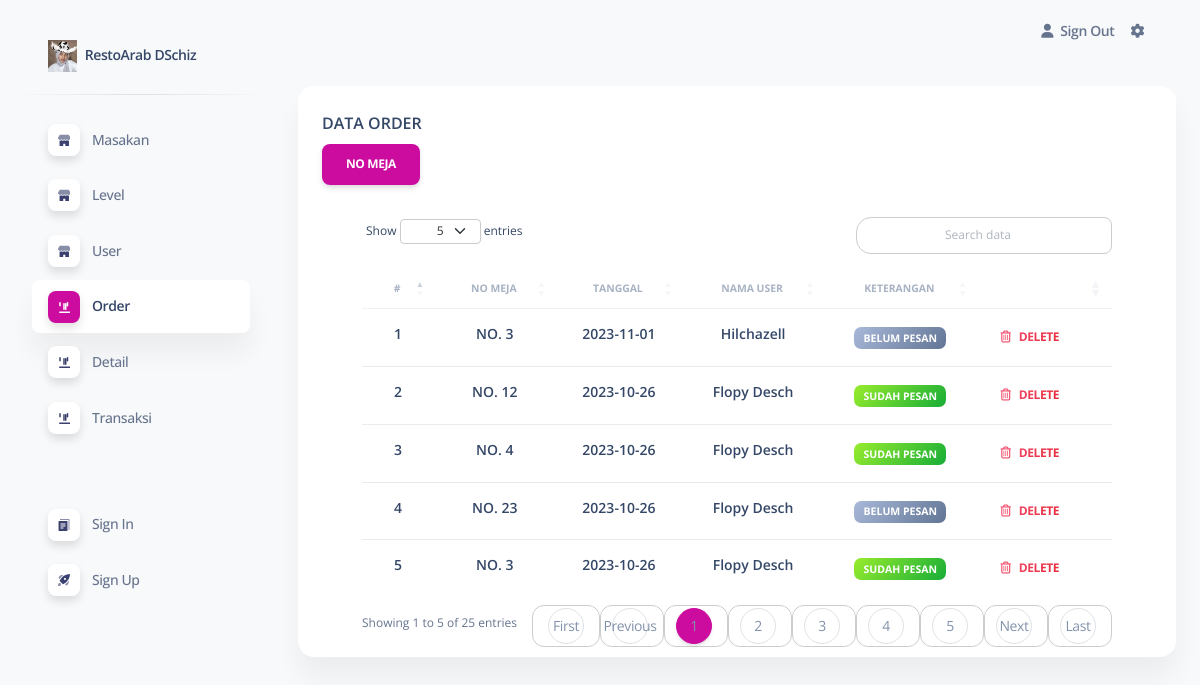
The app's page /pages/index.php?page=order (signed in) with its own data.
### tables this page shows
CREATE TABLE `order` (
  `id_order` int(11) NOT NULL,
  `no_meja` int(11) NOT NULL,
  `tanggal` date NOT NULL,
  `id_user` int(11) DEFAULT NULL,
  `keterangan` text DEFAULT NULL
);

CREATE TABLE `user` (
  `id_user` int(11) NOT NULL,
  `username` varchar(50) NOT NULL,
  `password` varchar(255) NOT NULL,
  `nama_user` varchar(100) NOT NULL,
  `id_level` int(11) DEFAULT NULL
);

### pages/order/data_order.php (the view, shortened to what this page needs)
<?php
include "../conf/conn.php";
$no = 0;
$query = mysqli_query($koneksi, "SELECT `order`.*, user.nama_user FROM `order`
INNER JOIN user ON `order`.id_user = user.id_user
ORDER BY `order`.id_order DESC")
  or die(mysqli_error($koneksi)); ?>
<head>
</head>
<div class="container-fluid py-4">
  <div class="row">
    <div class="col-12">
      <div class="card mb-4">
        <div class="card-header pb-0">
          <h6>DATA ORDER</h6>
          <button class="btn btn-primary" data-bs-toggle="modal" data-bs-target="#tambahModal">NO Meja</button>
        </div>
        <div class="card-body px-6 pt-0 pb-2">
          <div class="table-responsive p-0"><?php
                                            if ($_SESSION["nama_level"] == 'Administrator' || $_SESSION["nama_level"] == 'Waiter') { ?>
              <table class="table align-items-center mb-0 custom-table" id="level">
                <thead>
                  <tr>
                    <th class="text-center text-uppercase text-secondary text-xxs font-weight-bolder opacity-7">#</th>
                    <th class="text-center text-uppercase text-secondary text-xxs font-weight-bolder opacity-7">NO MEJA</th>
                    <th class="text-center text-uppercase text-secondary text-xxs font-weight-bolder opacity-7">TANGGAL</th>
                    <th class="text-center text-uppercase text-secondary text-xxs font-weight-bolder opacity-7">NAMA USER</th>
                    <th class="text-center text-uppercase text-secondary text-xxs font-weight-bolder opacity-7">KETERANGAN</th>
                    <th class="text-secondary opacity-7"></th>
                  </tr>
                </thead>
                <tbody>
                  <?php
                                              while ($row = mysqli_fetch_array($query)) {
                  ?>
                    <tr>
                      <td>
                        <h6 class="align-middle text-center text-sm"><?php echo $no = $no + 1; ?></h6>
                      </td>
                      <td>
                        <h6 class="align-middle text-center text-sm">NO. <?php echo $row['no_meja']; ?></h6>
                      </td>
                      <td>
                        <h6 class="align-middle text-center text-sm"><?php echo $row['tanggal']; ?></h6>
                      </td>
                      <td>
                        <h6 class="align-middle text-center text-sm"><?php echo $row['nama_user']; ?></h6>
                      </td>
                      <td class="align-middle text-center text-sm">
                        <?php
                                                if ($row['keterangan'] == 'belum pesan') {
                                                  echo '<span class="badge badge-sm bg-gradient-secondary">Belum pesan</span>';
                                                } elseif ($row['keterangan'] == 'sudah pesan') {
                                                  echo '<span class="badge badge-sm bg-gradient-success">Sudah Pesan</span>';
                                                }
                        ?>
                      </td>
                      <td class="align-middle">
                        <a class="btn btn-link text-danger text-gradient px-3 mb-0" href="order/hapus.php?id=<?php echo $row['id_order']; ?>"><i class="far fa-trash-alt me-2"></i>Delete</a>
                      </td>
          </div>
        </div>
      </div>
    </div>
    </tr>
<?php
                                              }
                                            }
?>

### pages/index.php (shortened to what this page needs)
<?php
$current_page = isset($_GET['page']) ? $_GET['page'] : 'beranda';
if (isset($_SESSION['id_user'])) {
?>
    <!DOCTYPE html>
    <html lang="en">
    <head>
        <link href="../assets/css/nucleo-icons.css" rel="stylesheet" />
        <link href="../assets/css/nucleo-svg.css" rel="stylesheet" />
        <link href="../assets/css/nucleo-svg.css" rel="stylesheet" />
        <link id="pagestyle" href="../assets/css/soft-ui-dashboard.css?v=1.0.7" rel="stylesheet" />
        <link rel="stylesheet" href="https://cdn.datatables.net/1.11.5/css/dataTables.bootstrap5.min.css">
    </head>
    <body class="g-sidenav-show  bg-gray-100">
        <aside class="sidenav navbar navbar-vertical navbar-expand-xs border-0 border-radius-xl my-3 fixed-start ms-3 " id="sidenav-main">
            <div class="sidenav-header">
                <a class="navbar-brand m-0" href="index.php?page=beranda">
                    <img src="../assets/img/dfotome.jpg" class="navbar-brand-img h-100" alt="main_logo">
                    <span class="ms-1 font-weight-bold">RestoArab DSchiz </span>
                </a>
            </div>
            <hr class="horizontal dark mt-0">
            <div class="collapse navbar-collapse  w-auto " id="sidenav-collapse-main">
                <ul class="navbar-nav">
                    <?php
                    if ($_SESSION["nama_level"] == 'Administrator' || $_SESSION["nama_level"] == 'Owner' || $_SESSION["nama_level"] == 'Waiter' || $_SESSION["nama_level"] == 'Kasir') {
                    ?>
                        <li class="nav-item">
                            <a class="nav-link <?php echo ($current_page == 'masakan') ? 'active' : ''; ?>" href="index.php?page=masakan">
                                <div class="icon icon-shape icon-sm shadow border-radius-md bg-white text-center me-2 d-flex align-items-center justify-content-center">
                                </div>
                                <span class="nav-link-text ms-1">Masakan</span>
                            </a>
                        </li>
                    <?php
                    }
                    ?>
                                        <?php
                    if ($_SESSION["nama_level"] == 'Administrator') {
                    ?>
                    <li class="nav-item">
                        <a class="nav-link <?php echo ($current_page == 'level') ? 'active' : ''; ?>" href="index.php?page=level">
                            <div class="icon icon-shape icon-sm shadow border-radius-md bg-white text-center me-2 d-flex align-items-center justify-content-center">
                            </div>
                            <span class="nav-link-text ms-1">Level</span>
                        </a>
                    </li>
                    <?php
                    }
                    ?>
                    <?php
                    if ($_SESSION["nama_level"] == 'Administrator') {
                    ?>
                    <li class="nav-item">
                        <a class="nav-link <?php echo ($current_page == 'user') ? 'active' : ''; ?>" href="index.php?page=user">
                            <div class="icon icon-shape icon-sm shadow border-radius-md bg-white text-center me-2 d-flex align-items-center justify-content-center">
                            </div>
                            <span class="nav-link-text ms-1">User</span>
                        </a>
                    </li>
                    <?php
                    }
                    ?>
                    <?php
                    if ($_SESSION["nama_level"] == 'Administrator' || $_SESSION["nama_level"] == 'Waiter' || $_SESSION["nama_level"] == 'Pelanggan') {
                    ?>
                    <li class="nav-item">
                        <a class="nav-link <?php echo ($current_page == 'order') ? 'active' : ''; ?>" href="index.php?page=order">
                            <div class="icon icon-shape icon-sm shadow border-radius-md bg-white text-center me-2 d-flex align-items-center justify-content-center">
                            </div>
                            <span class="nav-link-text ms-1">Order</span>
                        </a>
                    </li>
                    <?php
                    }
                    ?>
                    <?php
                    if ($_SESSION["nama_level"] == 'Administrator' || $_SESSION["nama_level"] == 'Kasir'|| $_SESSION["nama_level"] == 'Owner' || $_SESSION["nama_level"] == 'Waiter') {
                    ?>
                    <li class="nav-item">
                        <a class="nav-link <?php echo ($current_page == 'data_detail') ? 'active' : ''; ?>" href="index.php?page=data_detail">
                            <div class="icon icon-shape icon-sm shadow border-radius-md bg-white text-center me-2 d-flex align-items-center justify-content-center">
                            </div>
                            <span class="nav-link-text ms-1">Detail</span>
                        </a>
                    </li>
                    <?php
                    }
                    ?>
                    <?php
                    if ($_SESSION["nama_level"] == 'Administrator' || $_SESSION["nama_level"] == 'Waiter' || $_SESSION["nama_level"] == 'Owner') {
                    ?>
                    <li class="nav-item">
                        <a class="nav-link <?php echo ($current_page == 'data_transaksi') ? 'active' : ''; ?>" href="index.php?page=data_transaksi">
                            <div class="icon icon-shape icon-sm shadow border-radius-md bg-white text-center me-2 d-flex align-items-center justify-content-center">
                            </div>
                            <span class="nav-link-text ms-1">Transaksi</span>
                        </a>
                    </li>
                    <?php
                    }
                    ?>
                    <?php
                    if ($_SESSION["nama_level"] == 'Administrator' || $_SESSION["nama_level"] == 'Waiter' || $_SESSION["nama_level"] == 'Kasir' || $_SESSION["nama_level"] == 'Pelanggan') {
                    ?>
                    <br><br>
                    <li class="nav-item">
                        <a class="nav-link  " href="../pages/login.php">
                            <div class="icon icon-shape icon-sm shadow border-radius-md bg-white text-center me-2 d-flex align-items-center justify-content-center">
                            </div>
                            <span class="nav-link-text ms-1">Sign In</span>
                        </a>
                    </li>
                    <?php
                    }
                    ?>
                    <?php
                    if ($_SESSION["nama_level"] == 'Administrator' || $_SESSION["nama_level"] == 'Waiter' || $_SESSION["nama_level"] == 'Kasir' || $_SESSION["nama_level"] == 'Pelanggan') {
                        ?>
                    <li class="nav-item">
                        <a class="nav-link  " href="../pages/sign-up.html">
                            <div class="icon icon-shape icon-sm shadow border-radius-md bg-white text-center me-2 d-flex align-items-center justify-content-center">
                            </div>
                            <span class="nav-link-text ms-1">Sign Up</span>
                        </a>
                    </li>
                    <?php
                    }
                    ?>
                </ul>
            </div>
        </aside>
        <main class="main-content position-relative max-height-vh-100 h-100 border-radius-lg ">
            <nav class="navbar navbar-main navbar-expand-lg px-0 mx-4 shadow-none border-radius-xl" id="navbarBlur" navbar-scroll="true">
                <div class="container-fluid py-1 px-3">
                    <div class="collapse navbar-collapse mt-sm-0 mt-2 me-md-0 me-sm-4" id="navbar">
                        <ul class="navbar-nav  justify-content-end">
                            <li class="nav-item d-flex align-items-center">
                                <a href="logout_process.php" class="nav-link text-body font-weight-bold px-0">
                                    <i class="fa fa-user me-sm-1"></i>
                                    <span class="d-sm-inline d-none">Sign Out</span>
                                </a>
                            </li>
                            <li class="nav-item px-3 d-flex align-items-center">
                                <a href="javascript:;" class="nav-link text-body p-0">
                                    <i class="fa fa-cog fixed-plugin-button-nav cursor-pointer"></i>
                                </a>
                            </li>
                        </ul>
                    </div>
                </div>
            </nav>
            <?php include "../conf/page.php"; ?>
            <footer class="footer pt-3  ">
            </footer>
        </main>
    </body>
    </html>
    <?php
} else {
    echo '<script>alert("Anda Harus Login Terlebih Dahulu !!!");
    window.location.href="login.php"</script>';
}
?>

### conf/page.php (shortened to what this page needs)
<?php
if (isset($_GET['page'])) {
  $page = $_GET['page'];
  switch ($page) {
    case 'order':
      include '../pages/order/data_order.php';
      break;
  }
} else {
  include "beranda.php";
}

### assets/css/nucleo-svg.css (style rules this page uses)
.icon { display: inline-block; color: #111111; height: 1em; width: 1em; }
.icon-sm { height: 0.8em; width: 0.8em; }
.icon { fill: currentColor; stroke: none; }

### pages/index.php (style rules this page uses)
.navbar-vertical.navbar-expand-xs .navbar-collapse { display: block; overflow: auto; height: calc(100vh - 200px); }

### records on screen
order: no_meja "3", tanggal "2023-11-01", id_user.nama_user "Hilchazell", keterangan "BELUM PESAN"
order: no "2", no_meja "12", tanggal "2023-10-26", id_user.nama_user "Flopy Desch", keterangan "SUDAH PESAN"
order: no "3", no_meja "4", tanggal "2023-10-26", id_user.nama_user "Flopy Desch", keterangan "SUDAH PESAN"
order: no "4", no_meja "23", tanggal "2023-10-26", id_user.nama_user "Flopy Desch", keterangan "BELUM PESAN"
order: no "5", no_meja "3", tanggal "2023-10-26", id_user.nama_user "Flopy Desch", keterangan "SUDAH PESAN"
